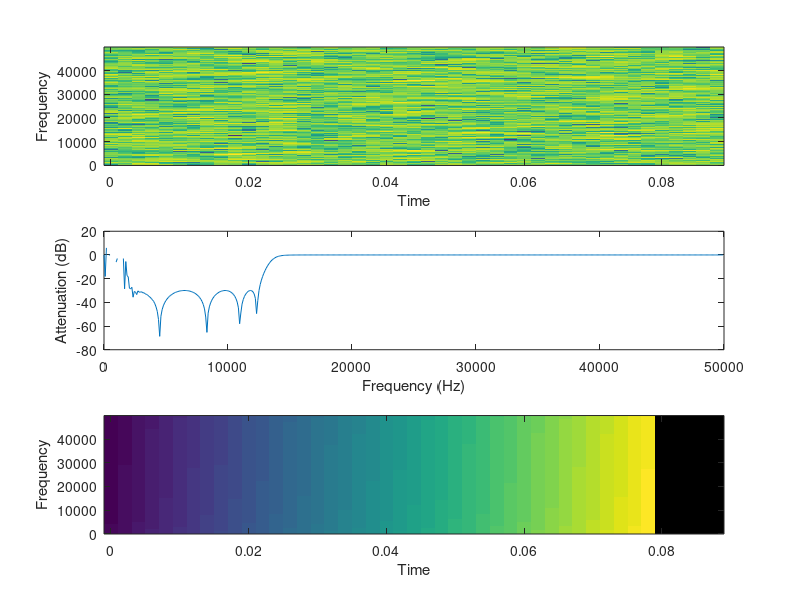

Here is the MATLAB script that generated this plot:
%function getnotchcheb(Fs,fstop1,notchwidth,Rs)
close all;
Fs = 100e3
x = 2e-5*10^(100/20)*randn(1,Fs/10);
xstep=ceil(2*Fs/1000);    # one spectral slice every 20 ms
window=ceil(10*Fs/1000); # 10 ms data window
subplot(3,1,1);
specgram(x, 2^nextpow2(window), Fs, window, window-xstep);

notchwidth=1; n=9
%notchwidth=1/2; n=9
%notchwidth=1/4; n=7

Rs= 30; % dB
fstop2=12.5e3;
fstop1 = fstop2-notchwidth*fstop2		
		
Ws1 = fstop1/(Fs/2)
Ws2 = fstop2/(Fs/2)
Wp1 = 0
Wp2 = 1
Rp=0.5

% Find the best order for filter
%[n, Wc] = cheb2ord([Wp1, Wp2], [Ws1, Ws2], Rp, Rs)
% Band pass (Ws1<Wp1<Wp2<Ws2) or band reject (Wp1<Ws1<Ws2<Wp2)
%filter design. Wp gives the edges of the pass band, and Ws gives
%the edges of the stop band.
% [n, Wc] = cheb2ord (1000/(Fs/2), 1200/(Fs/2), 0.5, Rs);
[b, a] = cheby2(n, Rs, [Ws1, Ws2], 'stop');
  # band reject filter with edges pi*Wl and pi*Wh radians
%[b, a] = cheby2 (n, 29, Wc);
subplot(3,1,2)
 [h, w] = freqz (b, a, [], Fs);
 plot (w, 20*log10(abs(h)), ";;");
 ylabel("Attenuation (dB)");
 xlabel("Frequency (Hz)");

subplot(3,1,3)
xx = filter(b,a,x);
specgram(xx, 2^nextpow2(window), Fs, window, window-xstep);

%save("/home/eagerm/Work/cnstellate/TV_notch/Notch-sb6-1oct.dat", "xx");
%print("-depsc2","/home/eagerm/Work/thesis/SimpleResponsesChapter/Notch-sb6-width1oct.eps");
